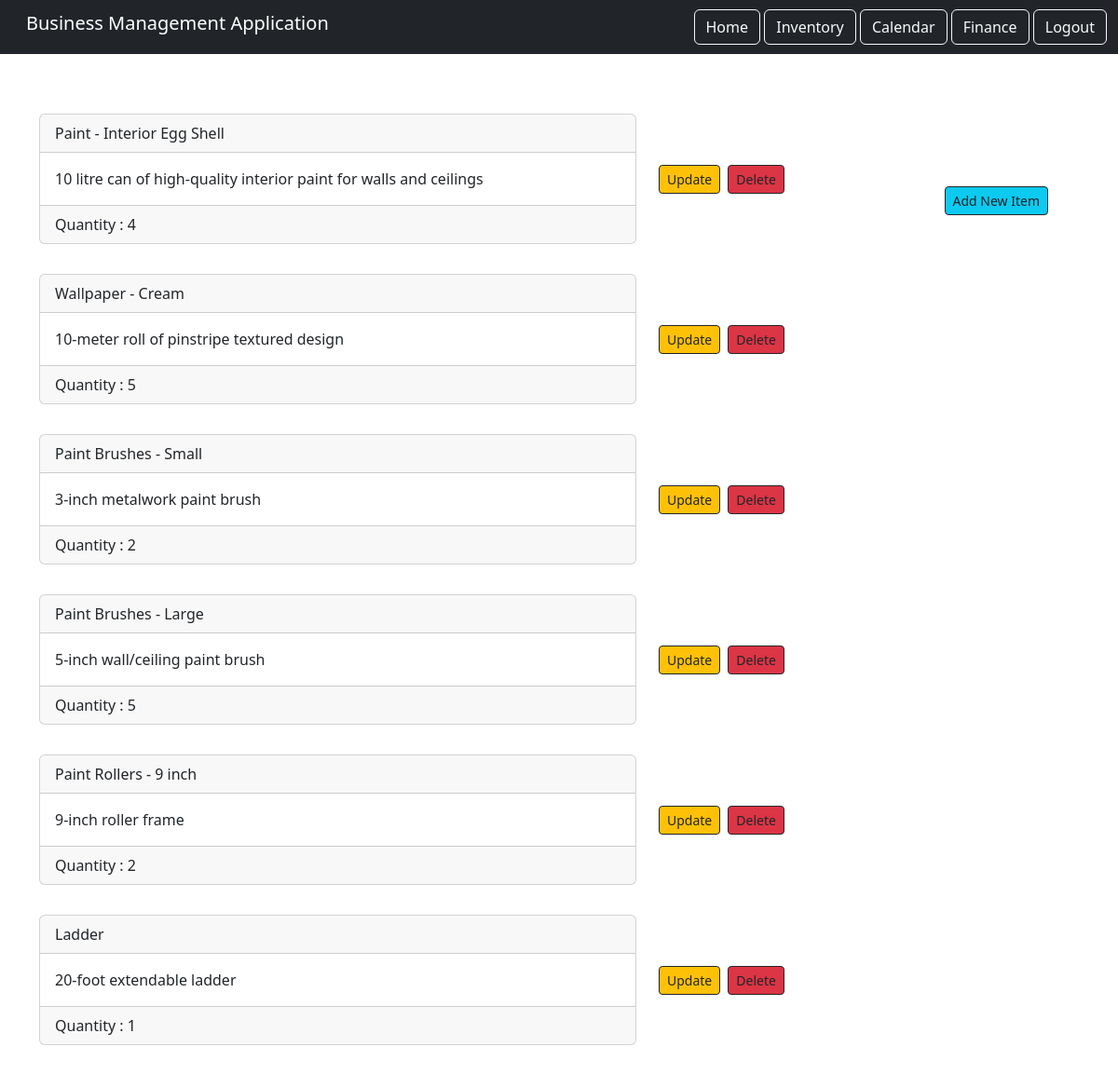
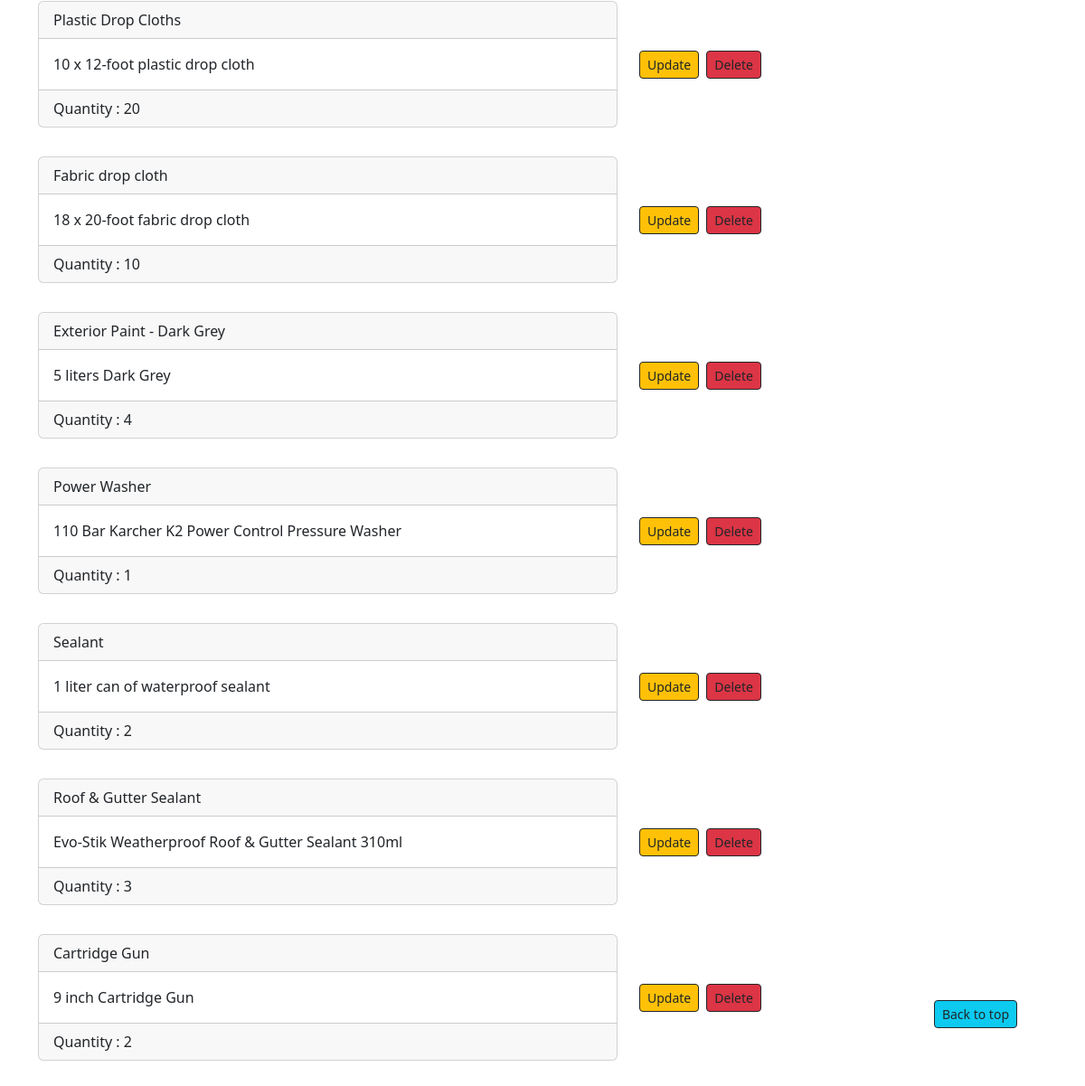
Screenshot of /inventory/ (signed in) with the database file from the repository (2 pictures, top to bottom).
### inventory_component/models.py (models this page shows)
class Inventory(models.Model):
    item = models.CharField(max_length=500)
    description = models.TextField()
    quantity = models.PositiveIntegerField()
    user = models.ForeignKey(User, on_delete=models.CASCADE, related_name='items')

### inventory_component/views.py (the view)
# urls.py: path('', views.InventoryList.as_view(), name="inventory_list"),
class InventoryList(LoginRequiredMixin, ListView):
    model = Inventory
    context_object_name = "items"
    template_name = "inventory_list.html"
    login_url = '/login'
    def get_queryset(self):
        return self.request.user.items.all()

### inventory_component/templates/Inventory_list.html (shortened to what this page needs)
{% extends 'base.html' %}
{% load static %}
{% block content %}
<div>
    <a href="{% url 'item.new' %}" class="btn btn-info btn-sm btn-outline-dark add-new-item-btn-sticky">Add New Item</a>
</div>
<div class="row">
    {% for item in items %}
        <div class="col-md-7 py-3">
            <div class="card">
                <div class="card-header">
                    {{ item.item }}
                </div>
                <div class="card-body ">
                    {{ item.description }}
                </div>
                <div class="card-footer">
                    Quantity : {{ item.quantity }}
                </div>
            </div>
        </div>
<div class="col-md-5 py-3 d-flex align-items-center">
<div>
    <a href="{% url 'item.update' pk=item.id %}" class="btn btn-sm btn-warning btn-outline-dark btn-block update-button-right-padding">Update</a>
</div>
<div>
    <button type="button" class="btn btn-sm btn-danger btn-outline-dark btn-block" data-bs-toggle="modal" data-bs-target="#deleteModal-{{ item.id }}">Delete</button>
</div>
</div>
{% endfor %}
</div>
<button id="jumpToTop" class="btn btn-info btn-sm btn-outline-dark" title="Back to top" onclick="scrollToTop()">Back to top</button>
{% endblock content %}

### static/templates/base.html (shortened to what this page needs)
{% load static %}
<!DOCTYPE html>
<html lang="en">
  <head>
    <link
      href="https://cdn.jsdelivr.net/npm/bootstrap@5.3.0-alpha1/dist/css/bootstrap.min.css"
      rel="stylesheet"
    />
    <link rel="stylesheet" href="{% static 'css/style.css' %}">
  </head>
  <body>
    <nav class="navbar navbar-dark bg-dark">
      <div class="container-fluid">
          <div class="navbar-brand ps-3">
            <h5>Business Management Application</h5>
          </div>
            <div class="ms-auto">
              {% if user.is_authenticated %}
              <a href="{% url 'home' %}" class="btn btn-outline-light  btn-3d-click">Home</a>
              <a href="{% url 'inventory_list' %}" class="btn btn-outline-light  btn-3d-click">Inventory</a>
              <a href="{% url 'calendar_component:calendar' %}" class="btn btn-outline-light  btn-3d-click">Calendar</a>
              <a href="{% url 'finance' %}" class="btn btn-outline-light  btn-3d-click">Finance</a>
              <a href="{% url 'logout' %}" class="btn btn-outline-light ml-6 btn-3d-click">Logout</a>
              {% else %}
                     pass
              {% endif %}
            </div>
      </div>
    </nav>
    <div class="container my-5">
        {% block content %}
        {% endblock %}
    </div>
  </body>
</html>

### inventory_component/templates/inventory_delete.html (shortened to what this page needs)
{% load static %}

### static/css/style.css (style rules this page uses)
.add-new-item-btn-sticky { position: fixed; right: 75px; top: 200px; z-index: 100; }
#jumpToTop { position: fixed; right: 75px; bottom: 100px; z-index: 100; }
.update-button-right-padding { margin-right: 8px; }
a { color: #17a2b8; }

### rows the page displays
Inventory: item "Paint - Interior Egg Shell", description "10 litre can of high-quality interior paint for walls and ceilings", quantity "4"
Inventory: item "Wallpaper - Cream", description "10-meter roll of pinstripe textured design", quantity "5"
Inventory: item "Paint Brushes - Small", description "3-inch metalwork paint brush", quantity "2"
Inventory: item "Paint Brushes - Large", description "5-inch wall/ceiling paint brush", quantity "5"
Inventory: item "Paint Rollers - 9 inch", description "9-inch roller frame", quantity "2"
Inventory: item "Ladder", description "20-foot extendable ladder", quantity "1"
Inventory: item "Plastic Drop Cloths", description "10 x 12-foot plastic drop cloth", quantity "20"
Inventory: item "Fabric drop cloth", description "18 x 20-foot fabric drop cloth", quantity "10"
Inventory: item "Exterior Paint - Dark Grey", description "5 liters Dark Grey", quantity "4"
Inventory: item "Power Washer", description "110 Bar Karcher K2 Power Control Pressure Washer", quantity "1"
Inventory: item "Sealant", description "1 liter can of waterproof sealant", quantity "2"
Inventory: item "Roof & Gutter Sealant", description "Evo-Stik Weatherproof Roof & Gutter Sealant 310ml", quantity "3"
Inventory: item "Cartridge Gun", description "9 inch Cartridge Gun", quantity "2"
